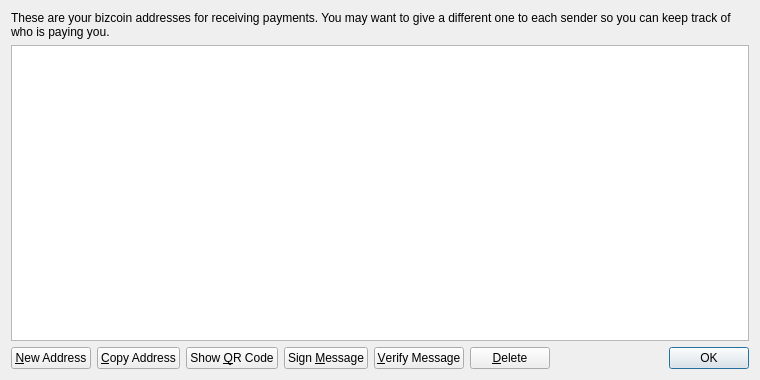
<?xml version="1.0" encoding="UTF-8"?>
<ui version="4.0">
 <class>AddressBookPage</class>
 <widget class="QWidget" name="AddressBookPage">
  <property name="geometry">
   <rect>
    <x>0</x>
    <y>0</y>
    <width>760</width>
    <height>380</height>
   </rect>
  </property>
  <property name="windowTitle">
   <string>Address Book</string>
  </property>
  <layout class="QVBoxLayout" name="verticalLayout">
   <item>
    <widget class="QLabel" name="labelExplanation">
     <property name="text">
      <string>These are your bizcoin addresses for receiving payments. You may want to give a different one to each sender so you can keep track of who is paying you.</string>
     </property>
     <property name="textFormat">
      <enum>Qt::PlainText</enum>
     </property>
     <property name="wordWrap">
      <bool>true</bool>
     </property>
    </widget>
   </item>
   <item>
    <widget class="QTableView" name="tableView">
     <property name="contextMenuPolicy">
      <enum>Qt::CustomContextMenu</enum>
     </property>
     <property name="toolTip">
      <string>Double-click to edit address or label</string>
     </property>
     <property name="tabKeyNavigation">
      <bool>false</bool>
     </property>
     <property name="alternatingRowColors">
      <bool>true</bool>
     </property>
     <property name="selectionMode">
      <enum>QAbstractItemView::SingleSelection</enum>
     </property>
     <property name="selectionBehavior">
      <enum>QAbstractItemView::SelectRows</enum>
     </property>
     <property name="sortingEnabled">
      <bool>true</bool>
     </property>
     <attribute name="verticalHeaderVisible">
      <bool>false</bool>
     </attribute>
    </widget>
   </item>
   <item>
    <layout class="QHBoxLayout" name="horizontalLayout">
     <item>
      <widget class="QPushButton" name="newAddressButton">
       <property name="toolTip">
        <string>Create a new address</string>
       </property>
       <property name="text">
        <string>&amp;New Address</string>
       </property>
       <property name="icon">
        <iconset resource="../bitcoin.qrc">
         <normaloff>:/icons/add</normaloff>:/icons/add</iconset>
       </property>
      </widget>
     </item>
     <item>
      <widget class="QPushButton" name="copyToClipboard">
       <property name="toolTip">
        <string>Copy the currently selected address to the system clipboard</string>
       </property>
       <property name="text">
        <string>&amp;Copy Address</string>
       </property>
       <property name="icon">
        <iconset resource="../bitcoin.qrc">
         <normaloff>:/icons/editcopy</normaloff>:/icons/editcopy</iconset>
       </property>
      </widget>
     </item>
     <item>
      <widget class="QPushButton" name="showQRCode">
       <property name="text">
        <string>Show &amp;QR Code</string>
       </property>
       <property name="icon">
        <iconset resource="../bitcoin.qrc">
         <normaloff>:/icons/qrcode</normaloff>:/icons/qrcode</iconset>
       </property>
      </widget>
     </item>
     <item>
      <widget class="QPushButton" name="signMessage">
       <property name="toolTip">
        <string>Sign a message to prove you own a bizcoin address</string>
       </property>
       <property name="text">
        <string>Sign &amp;Message</string>
       </property>
       <property name="icon">
        <iconset resource="../bitcoin.qrc">
         <normaloff>:/icons/edit</normaloff>:/icons/edit</iconset>
       </property>
      </widget>
     </item>
     <item>
      <widget class="QPushButton" name="verifyMessage">
       <property name="toolTip">
        <string>Verify a message to ensure it was signed with a specified bizcoin address</string>
       </property>
       <property name="text">
        <string>&amp;Verify Message</string>
       </property>
       <property name="icon">
        <iconset resource="../bitcoin.qrc">
         <normaloff>:/icons/transaction_0</normaloff>:/icons/transaction_0</iconset>
       </property>
      </widget>
     </item>
     <item>
      <widget class="QPushButton" name="deleteButton">
       <property name="toolTip">
        <string>Delete the currently selected address from the list</string>
       </property>
       <property name="text">
        <string>&amp;Delete</string>
       </property>
       <property name="icon">
        <iconset resource="../bitcoin.qrc">
         <normaloff>:/icons/remove</normaloff>:/icons/remove</iconset>
       </property>
      </widget>
     </item>
     <item>
      <spacer name="horizontalSpacer">
       <property name="orientation">
        <enum>Qt::Horizontal</enum>
       </property>
       <property name="sizeHint" stdset="0">
        <size>
         <width>40</width>
         <height>20</height>
        </size>
       </property>
      </spacer>
     </item>
     <item>
      <widget class="QDialogButtonBox" name="buttonBox">
       <property name="sizePolicy">
        <sizepolicy hsizetype="Maximum" vsizetype="Fixed">
         <horstretch>0</horstretch>
         <verstretch>0</verstretch>
        </sizepolicy>
       </property>
       <property name="standardButtons">
        <set>QDialogButtonBox::Ok</set>
       </property>
      </widget>
     </item>
    </layout>
   </item>
  </layout>
 </widget>
 <resources>
  <include location="../bitcoin.qrc"/>
 </resources>
 <connections/>
</ui>
